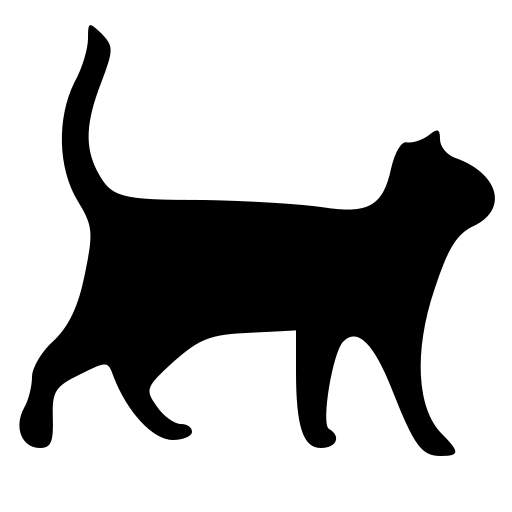
#> input picture large icon.png, 512 x 512 px
$ python 'icon resizer.py'
#> lines starting #> are read from the running program, lines starting #| are printed output that depends on the picture
from PIL import Image

# Open your original icon
original_icon = "large icon.png"  # your 512x512 image
img = Image.open(original_icon)
#> img is the input picture: PIL image 512x512 P; mean R, G, B, A 0, 0, 0, 74.2

# Define the sizes we need
sizes = {
    "apple-touch-icon.png": (180, 180),  # iOS
    "icon-32.png": (32, 32),             # favicon
    "icon-192.png": (192, 192),          # Android
    "icon-512.png": (512, 512),          # Android splash
}

# Generate the resized icons
for filename, size in sizes.items():
    resized_img = img.resize(size, Image.LANCZOS)
    resized_img.save(filename, format="PNG")
    print(f"Saved {filename} ({size[0]}x{size[1]})")
#> this loop made 4 passes
#> pass 2, `resized_img = img.resize(size, Image.LANCZOS)`:
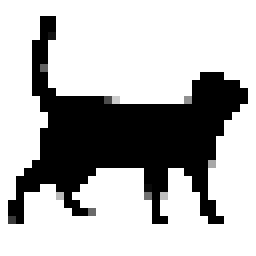
#> resized_img: PIL image 32x32 P (shown 8 times larger); mean R, G, B, A 0, 0, 0, 74.6; transparent parts drawn white

print("All icons generated successfully!")
